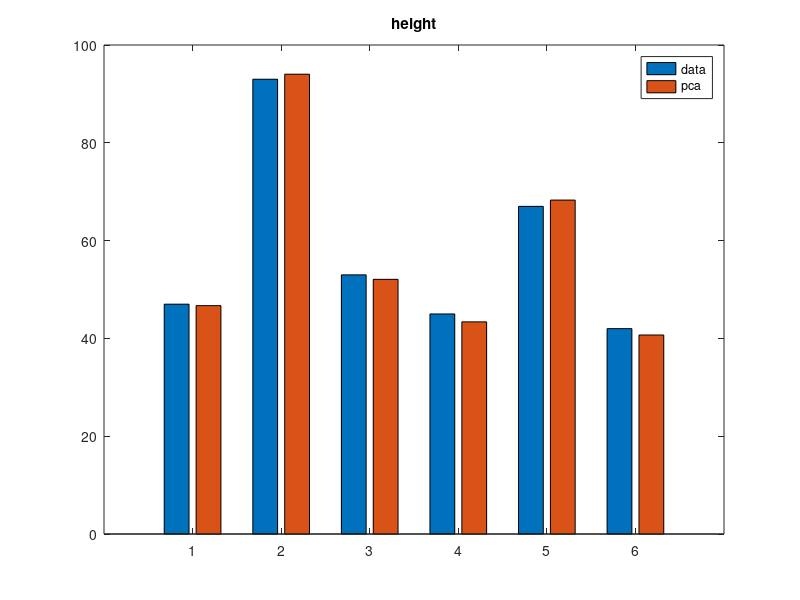
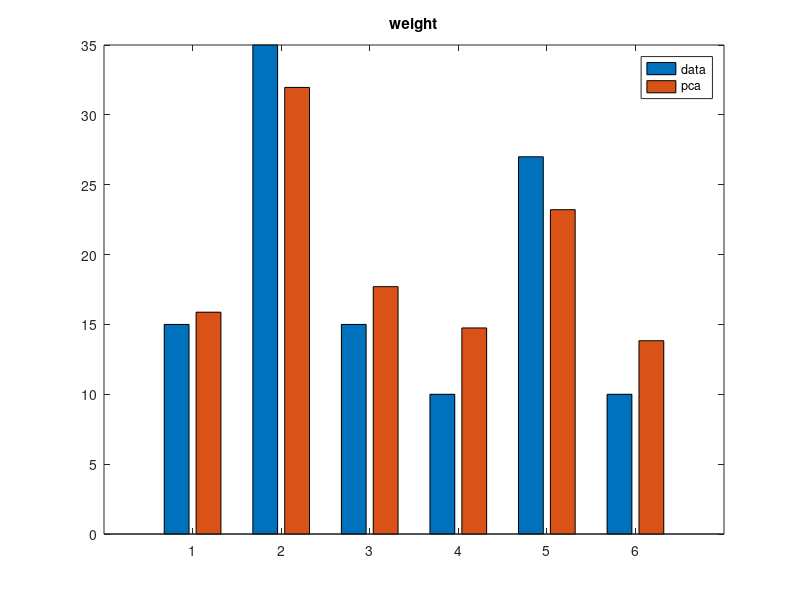

Recreate these plots in MATLAB, in order.
height = [47;93;53;45;67;42];
weight = [15;35;15;10;27;10];

A = [height weight];

[U,S,V] = svd(A,0); sigma = diag(S);

size = sigma(1)*U(:,1);

pca_height = size*V(1,1);
pca_weight = size*V(2,1);

figure(1)
bar([height,pca_height]); title('height');
legend('data','pca')

figure(2)
bar([weight,pca_weight]); title('weight');
legend('data','pca')